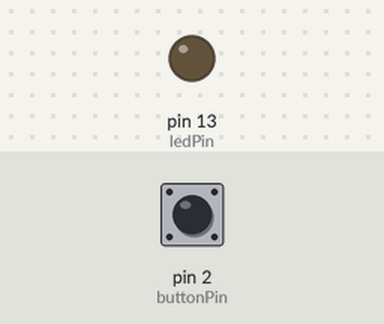
This program was run on a simulated Arduino Nano, built with avr-gcc and run on an emulated ATmega328P. On the bench: output pins drawn as LEDs (lit = HIGH). The test bench sets the inputs (shaded band); at power-on: pin 2 (buttonPin) HIGH.

Above: at 1.2 s.
1.3 s: pin 2 (buttonPin) pulled LOW for 0.15 s
At 2.5 s:
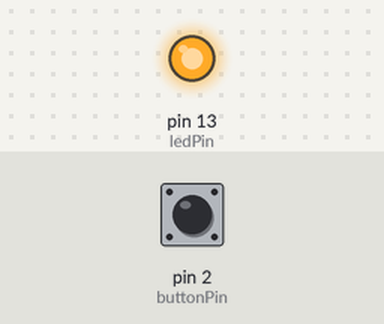
2.9 s: pin 2 (buttonPin) pulled LOW for 1 s
At 3.8 s:
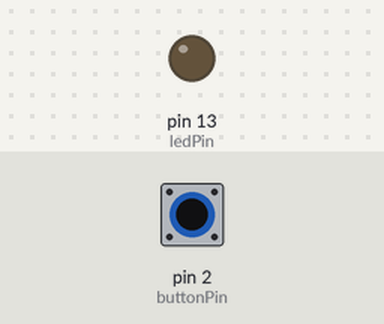
5.4 s: pin 2 (buttonPin) pulled LOW for 3.2 s
At 6.9 s:
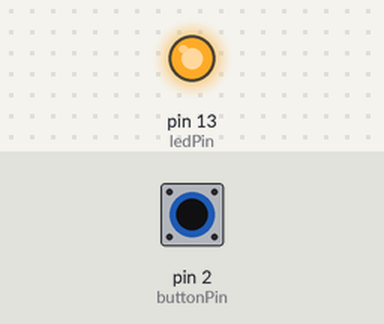
Timing chart, 0 to 8.4 s (numbered marks = the images above; inputs shaded):
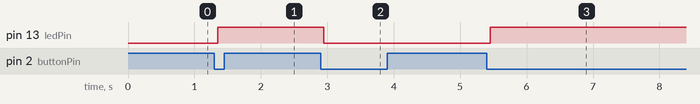

Measured:
- after the input at 1.3 s, pin 13 (ledPin): LOW → HIGH after 0.05 s
- after the input at 2.9 s, pin 13 (ledPin): HIGH → LOW after 0.05 s
- after the input at 5.4 s, pin 13 (ledPin): LOW → HIGH after 0.05 s

The program:

main.cpp
```cpp
#include <Arduino.h>

const int buttonPin = 2;    // Кнопка на пине D2
const int ledPin = 13;      // Встроенный светодиод на плате

int ledState = LOW;         // Текущее состояние светодиода
int lastButtonState = HIGH; // Предыдущее считанное состояние кнопки (HIGH из-за PULLUP)

unsigned long lastDebounceTime = 0;  // Время последнего изменения сигнала
unsigned long debounceDelay = 50;    // Время ожидания, пока дребезг утихнет (50 мс)

void setup() {
  pinMode(buttonPin, INPUT_PULLUP); // Включаем внутреннюю подтяжку к 5В
  pinMode(ledPin, OUTPUT);
  digitalWrite(ledPin, ledState);
}

void loop() {
  // Считываем текущее состояние кнопки
  int reading = digitalRead(buttonPin);

  // Если сигнал изменился (из-за нажатия или из-за дребезга)
  if (reading != lastButtonState) {
    lastDebounceTime = millis(); // Сбрасываем таймер дребезга
  }

  // Если с момента последнего шума прошло времени больше, чем задержка дебаунса
  if ((millis() - lastDebounceTime) > debounceDelay) {
    // То это значение стабильно. Проверяем, изменилось ли состояние кнопки
    if (reading == LOW) { // Если кнопка прижата к GND (нажата)
      // Инвертируем состояние светодиода
      ledState = !ledState;
      digitalWrite(ledPin, ledState);

      // Чтобы не переключать бесконечно, пока кнопка зажата,
      // ждем, пока ее отпустят (в рамках логики дебаунса)
      while(digitalRead(buttonPin) == LOW) { delay(5); }
    }
  }

  // Запоминаем значение для следующего цикла loop
  lastButtonState = reading;
}
```
